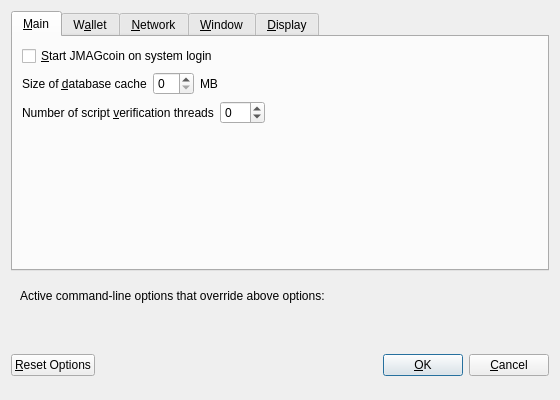
<?xml version="1.0" encoding="UTF-8"?>
<ui version="4.0">
 <class>OptionsDialog</class>
 <widget class="QDialog" name="OptionsDialog">
  <property name="geometry">
   <rect>
    <x>0</x>
    <y>0</y>
    <width>560</width>
    <height>400</height>
   </rect>
  </property>
  <property name="windowTitle">
   <string>Options</string>
  </property>
  <property name="modal">
   <bool>true</bool>
  </property>
  <layout class="QVBoxLayout" name="verticalLayout">
   <item>
    <widget class="QTabWidget" name="tabWidget">
     <property name="currentIndex">
      <number>0</number>
     </property>
     <widget class="QWidget" name="tabMain">
      <attribute name="title">
       <string>&amp;Main</string>
      </attribute>
      <layout class="QVBoxLayout" name="verticalLayout_Main">
       <item>
        <widget class="QCheckBox" name="bitcoinAtStartup">
         <property name="toolTip">
          <string>Automatically start JMAGcoin after logging in to the system.</string>
         </property>
         <property name="text">
          <string>&amp;Start JMAGcoin on system login</string>
         </property>
        </widget>
       </item>
       <item>
        <layout class="QHBoxLayout" name="horizontalLayout_2_Main">
         <item>
          <widget class="QLabel" name="databaseCacheLabel">
           <property name="text">
            <string>Size of &amp;database cache</string>
           </property>
           <property name="textFormat">
            <enum>Qt::PlainText</enum>
           </property>
           <property name="buddy">
            <cstring>databaseCache</cstring>
           </property>
          </widget>
         </item>
         <item>
          <widget class="QSpinBox" name="databaseCache"/>
         </item>
         <item>
          <widget class="QLabel" name="databaseCacheUnitLabel">
           <property name="text">
            <string>MB</string>
           </property>
           <property name="textFormat">
            <enum>Qt::PlainText</enum>
           </property>
          </widget>
         </item>
         <item>
          <spacer name="horizontalSpacer_2_Main">
           <property name="orientation">
            <enum>Qt::Horizontal</enum>
           </property>
           <property name="sizeHint" stdset="0">
            <size>
             <width>40</width>
             <height>20</height>
            </size>
           </property>
          </spacer>
         </item>
        </layout>
       </item>
       <item>
        <layout class="QHBoxLayout" name="horizontalLayout_3_Main">
         <item>
          <widget class="QLabel" name="threadsScriptVerifLabel">
           <property name="text">
            <string>Number of script &amp;verification threads</string>
           </property>
           <property name="textFormat">
            <enum>Qt::PlainText</enum>
           </property>
           <property name="buddy">
            <cstring>threadsScriptVerif</cstring>
           </property>
          </widget>
         </item>
         <item>
          <widget class="QSpinBox" name="threadsScriptVerif">
           <property name="toolTip">
            <string>Set the number of script verification threads (up to 16, 0 = auto, &lt;0 = leave that many cores free, default: 0)</string>
           </property>
           <property name="minimum">
            <number>-16</number>
           </property>
           <property name="maximum">
            <number>16</number>
           </property>
          </widget>
         </item>
         <item>
          <spacer name="horizontalSpacer_3_Main">
           <property name="orientation">
            <enum>Qt::Horizontal</enum>
           </property>
           <property name="sizeHint" stdset="0">
            <size>
             <width>40</width>
             <height>20</height>
            </size>
           </property>
          </spacer>
         </item>
        </layout>
       </item>
       <item>
        <spacer name="verticalSpacer_Main">
         <property name="orientation">
          <enum>Qt::Vertical</enum>
         </property>
         <property name="sizeHint" stdset="0">
          <size>
           <width>20</width>
           <height>40</height>
          </size>
         </property>
        </spacer>
       </item>
      </layout>
     </widget>
     <widget class="QWidget" name="tabWallet">
      <attribute name="title">
       <string>W&amp;allet</string>
      </attribute>
      <layout class="QVBoxLayout" name="verticalLayout_Wallet">
       <item>
        <widget class="QLabel" name="transactionFeeInfoLabel">
         <property name="text">
          <string>Optional transaction fee per kB that helps make sure your transactions are processed quickly. Most transactions are 1 kB.</string>
         </property>
         <property name="textFormat">
          <enum>Qt::PlainText</enum>
         </property>
         <property name="wordWrap">
          <bool>true</bool>
         </property>
        </widget>
       </item>
       <item>
        <layout class="QHBoxLayout" name="horizontalLayout_1_Wallet">
         <item>
          <widget class="QLabel" name="transactionFeeLabel">
           <property name="text">
            <string>Pay transaction &amp;fee</string>
           </property>
           <property name="textFormat">
            <enum>Qt::PlainText</enum>
           </property>
           <property name="buddy">
            <cstring>transactionFee</cstring>
           </property>
          </widget>
         </item>
         <item>
          <widget class="BitcoinAmountField" name="transactionFee"/>
         </item>
         <item>
          <spacer name="horizontalSpacer_1_Wallet">
           <property name="orientation">
            <enum>Qt::Horizontal</enum>
           </property>
           <property name="sizeHint" stdset="0">
            <size>
             <width>40</width>
             <height>20</height>
            </size>
           </property>
          </spacer>
         </item>
        </layout>
       </item>
       <item>
        <widget class="QLabel" name="spendZeroConfChangeInfoLabel">
         <property name="text">
          <string>If you disable the spending of unconfirmed change, the change from a transaction cannot be used until that transaction has at least one confirmation. This also affects how your balance is computed.</string>
         </property>
         <property name="textFormat">
          <enum>Qt::PlainText</enum>
         </property>
         <property name="wordWrap">
          <bool>true</bool>
         </property>
        </widget>
       </item>
       <item>
        <widget class="QCheckBox" name="spendZeroConfChange">
         <property name="text">
          <string>&amp;Spend unconfirmed change (experts only)</string>
         </property>
        </widget>
       </item>
       <item>
        <spacer name="verticalSpacer_Wallet">
         <property name="orientation">
          <enum>Qt::Vertical</enum>
         </property>
         <property name="sizeHint" stdset="0">
          <size>
           <width>20</width>
           <height>40</height>
          </size>
         </property>
        </spacer>
       </item>
      </layout>
     </widget>
     <widget class="QWidget" name="tabNetwork">
      <attribute name="title">
       <string>&amp;Network</string>
      </attribute>
      <layout class="QVBoxLayout" name="verticalLayout_Network">
       <item>
        <widget class="QCheckBox" name="mapPortUpnp">
         <property name="toolTip">
          <string>Automatically open the JMAGcoin client port on the router. This only works when your router supports UPnP and it is enabled.</string>
         </property>
         <property name="text">
          <string>Map port using &amp;UPnP</string>
         </property>
        </widget>
       </item>
       <item>
        <widget class="QCheckBox" name="connectSocks">
         <property name="toolTip">
          <string>Connect to the JMAGcoin network through a SOCKS proxy.</string>
         </property>
         <property name="text">
          <string>&amp;Connect through SOCKS proxy (default proxy):</string>
         </property>
        </widget>
       </item>
       <item>
        <layout class="QHBoxLayout" name="horizontalLayout_1_Network">
         <item>
          <widget class="QLabel" name="proxyIpLabel">
           <property name="text">
            <string>Proxy &amp;IP:</string>
           </property>
           <property name="textFormat">
            <enum>Qt::PlainText</enum>
           </property>
           <property name="buddy">
            <cstring>proxyIp</cstring>
           </property>
          </widget>
         </item>
         <item>
          <widget class="QValidatedLineEdit" name="proxyIp">
           <property name="minimumSize">
            <size>
             <width>140</width>
             <height>0</height>
            </size>
           </property>
           <property name="maximumSize">
            <size>
             <width>140</width>
             <height>16777215</height>
            </size>
           </property>
           <property name="toolTip">
            <string>IP address of the proxy (e.g. IPv4: 127.0.0.1 / IPv6: ::1)</string>
           </property>
          </widget>
         </item>
         <item>
          <widget class="QLabel" name="proxyPortLabel">
           <property name="text">
            <string>&amp;Port:</string>
           </property>
           <property name="textFormat">
            <enum>Qt::PlainText</enum>
           </property>
           <property name="buddy">
            <cstring>proxyPort</cstring>
           </property>
          </widget>
         </item>
         <item>
          <widget class="QLineEdit" name="proxyPort">
           <property name="minimumSize">
            <size>
             <width>55</width>
             <height>0</height>
            </size>
           </property>
           <property name="maximumSize">
            <size>
             <width>55</width>
             <height>16777215</height>
            </size>
           </property>
           <property name="toolTip">
            <string>Port of the proxy (e.g. 9050)</string>
           </property>
          </widget>
         </item>
         <item>
          <widget class="QLabel" name="socksVersionLabel">
           <property name="text">
            <string>SOCKS &amp;Version:</string>
           </property>
           <property name="textFormat">
            <enum>Qt::PlainText</enum>
           </property>
           <property name="buddy">
            <cstring>socksVersion</cstring>
           </property>
          </widget>
         </item>
         <item>
          <widget class="QValueComboBox" name="socksVersion">
           <property name="toolTip">
            <string>SOCKS version of the proxy (e.g. 5)</string>
           </property>
          </widget>
         </item>
         <item>
          <spacer name="horizontalSpacer_1_Network">
           <property name="orientation">
            <enum>Qt::Horizontal</enum>
           </property>
           <property name="sizeHint" stdset="0">
            <size>
             <width>40</width>
             <height>20</height>
            </size>
           </property>
          </spacer>
         </item>
        </layout>
       </item>
       <item>
        <spacer name="verticalSpacer_Network">
         <property name="orientation">
          <enum>Qt::Vertical</enum>
         </property>
         <property name="sizeHint" stdset="0">
          <size>
           <width>20</width>
           <height>40</height>
          </size>
         </property>
        </spacer>
       </item>
      </layout>
     </widget>
     <widget class="QWidget" name="tabWindow">
      <attribute name="title">
       <string>&amp;Window</string>
      </attribute>
      <layout class="QVBoxLayout" name="verticalLayout_Window">
       <item>
        <widget class="QCheckBox" name="minimizeToTray">
         <property name="toolTip">
          <string>Show only a tray icon after minimizing the window.</string>
         </property>
         <property name="text">
          <string>&amp;Minimize to the tray instead of the taskbar</string>
         </property>
        </widget>
       </item>
       <item>
        <widget class="QCheckBox" name="minimizeOnClose">
         <property name="toolTip">
          <string>Minimize instead of exit the application when the window is closed. When this option is enabled, the application will be closed only after selecting Quit in the menu.</string>
         </property>
         <property name="text">
          <string>M&amp;inimize on close</string>
         </property>
        </widget>
       </item>
       <item>
        <spacer name="verticalSpacer_Window">
         <property name="orientation">
          <enum>Qt::Vertical</enum>
         </property>
         <property name="sizeHint" stdset="0">
          <size>
           <width>20</width>
           <height>40</height>
          </size>
         </property>
        </spacer>
       </item>
      </layout>
     </widget>
     <widget class="QWidget" name="tabDisplay">
      <attribute name="title">
       <string>&amp;Display</string>
      </attribute>
      <layout class="QVBoxLayout" name="verticalLayout_Display">
       <item>
        <layout class="QHBoxLayout" name="horizontalLayout_1_Display">
         <item>
          <widget class="QLabel" name="langLabel">
           <property name="text">
            <string>User Interface &amp;language:</string>
           </property>
           <property name="textFormat">
            <enum>Qt::PlainText</enum>
           </property>
           <property name="buddy">
            <cstring>lang</cstring>
           </property>
          </widget>
         </item>
         <item>
          <widget class="QValueComboBox" name="lang">
           <property name="toolTip">
            <string>The user interface language can be set here. This setting will take effect after restarting JMAGcoin.</string>
           </property>
          </widget>
         </item>
        </layout>
       </item>
       <item>
        <layout class="QHBoxLayout" name="horizontalLayout_2_Display">
         <item>
          <widget class="QLabel" name="unitLabel">
           <property name="text">
            <string>&amp;Unit to show amounts in:</string>
           </property>
           <property name="textFormat">
            <enum>Qt::PlainText</enum>
           </property>
           <property name="buddy">
            <cstring>unit</cstring>
           </property>
          </widget>
         </item>
         <item>
          <widget class="QValueComboBox" name="unit">
           <property name="toolTip">
            <string>Choose the default subdivision unit to show in the interface and when sending coins.</string>
           </property>
          </widget>
         </item>
        </layout>
       </item>
       <item>
        <widget class="QCheckBox" name="displayAddresses">
         <property name="toolTip">
          <string>Whether to show JMAGcoin addresses in the transaction list or not.</string>
         </property>
         <property name="text">
          <string>&amp;Display addresses in transaction list</string>
         </property>
        </widget>
       </item>
       <item>
        <widget class="QCheckBox" name="coinControlFeatures">
         <property name="toolTip">
          <string>Whether to show coin control features or not.</string>
         </property>
         <property name="text">
          <string>Display coin &amp;control features (experts only)</string>
         </property>
        </widget>
       </item>
       <item>
        <spacer name="verticalSpacer_Display">
         <property name="orientation">
          <enum>Qt::Vertical</enum>
         </property>
         <property name="sizeHint" stdset="0">
          <size>
           <width>20</width>
           <height>40</height>
          </size>
         </property>
        </spacer>
       </item>
      </layout>
     </widget>
    </widget>
   </item>
   <item>
    <widget class="QFrame" name="frame">
     <layout class="QVBoxLayout" name="verticalLayout_Bottom">
      <item>
       <layout class="QHBoxLayout" name="horizontalLayout_Bottom">
        <item>
         <widget class="QLabel" name="overriddenByCommandLineInfoLabel">
          <property name="text">
           <string>Active command-line options that override above options:</string>
          </property>
          <property name="textFormat">
           <enum>Qt::PlainText</enum>
          </property>
         </widget>
        </item>
        <item>
         <spacer name="horizontalSpacer_Bottom">
          <property name="orientation">
           <enum>Qt::Horizontal</enum>
          </property>
          <property name="sizeHint" stdset="0">
           <size>
            <width>40</width>
            <height>20</height>
           </size>
          </property>
         </spacer>
        </item>
       </layout>
      </item>
      <item>
       <widget class="QLabel" name="overriddenByCommandLineLabel">
        <property name="text">
         <string/>
        </property>
        <property name="textFormat">
         <enum>Qt::PlainText</enum>
        </property>
        <property name="wordWrap">
         <bool>true</bool>
        </property>
       </widget>
      </item>
     </layout>
    </widget>
   </item>
   <item>
    <layout class="QHBoxLayout" name="horizontalLayout_Buttons">
     <item>
      <widget class="QPushButton" name="resetButton">
       <property name="toolTip">
        <string>Reset all client options to default.</string>
       </property>
       <property name="text">
        <string>&amp;Reset Options</string>
       </property>
       <property name="autoDefault">
        <bool>false</bool>
       </property>
      </widget>
     </item>
     <item>
      <spacer name="horizontalSpacer_1">
       <property name="orientation">
        <enum>Qt::Horizontal</enum>
       </property>
       <property name="sizeHint" stdset="0">
        <size>
         <width>40</width>
         <height>48</height>
        </size>
       </property>
      </spacer>
     </item>
     <item>
      <widget class="QLabel" name="statusLabel">
       <property name="minimumSize">
        <size>
         <width>200</width>
         <height>0</height>
        </size>
       </property>
       <property name="font">
        <font>
         <weight>75</weight>
         <bold>true</bold>
        </font>
       </property>
       <property name="text">
        <string/>
       </property>
       <property name="textFormat">
        <enum>Qt::PlainText</enum>
       </property>
       <property name="wordWrap">
        <bool>true</bool>
       </property>
      </widget>
     </item>
     <item>
      <spacer name="horizontalSpacer_2">
       <property name="orientation">
        <enum>Qt::Horizontal</enum>
       </property>
       <property name="sizeHint" stdset="0">
        <size>
         <width>40</width>
         <height>48</height>
        </size>
       </property>
      </spacer>
     </item>
     <item>
      <widget class="QPushButton" name="okButton">
       <property name="text">
        <string>&amp;OK</string>
       </property>
      </widget>
     </item>
     <item>
      <widget class="QPushButton" name="cancelButton">
       <property name="text">
        <string>&amp;Cancel</string>
       </property>
       <property name="autoDefault">
        <bool>false</bool>
       </property>
      </widget>
     </item>
    </layout>
   </item>
  </layout>
 </widget>
 <customwidgets>
  <customwidget>
   <class>BitcoinAmountField</class>
   <extends>QLineEdit</extends>
   <header>bitcoinamountfield.h</header>
   <container>1</container>
  </customwidget>
  <customwidget>
   <class>QValidatedLineEdit</class>
   <extends>QLineEdit</extends>
   <header>qvalidatedlineedit.h</header>
  </customwidget>
  <customwidget>
   <class>QValueComboBox</class>
   <extends>QComboBox</extends>
   <header>qvaluecombobox.h</header>
  </customwidget>
 </customwidgets>
 <resources/>
 <connections/>
</ui>
